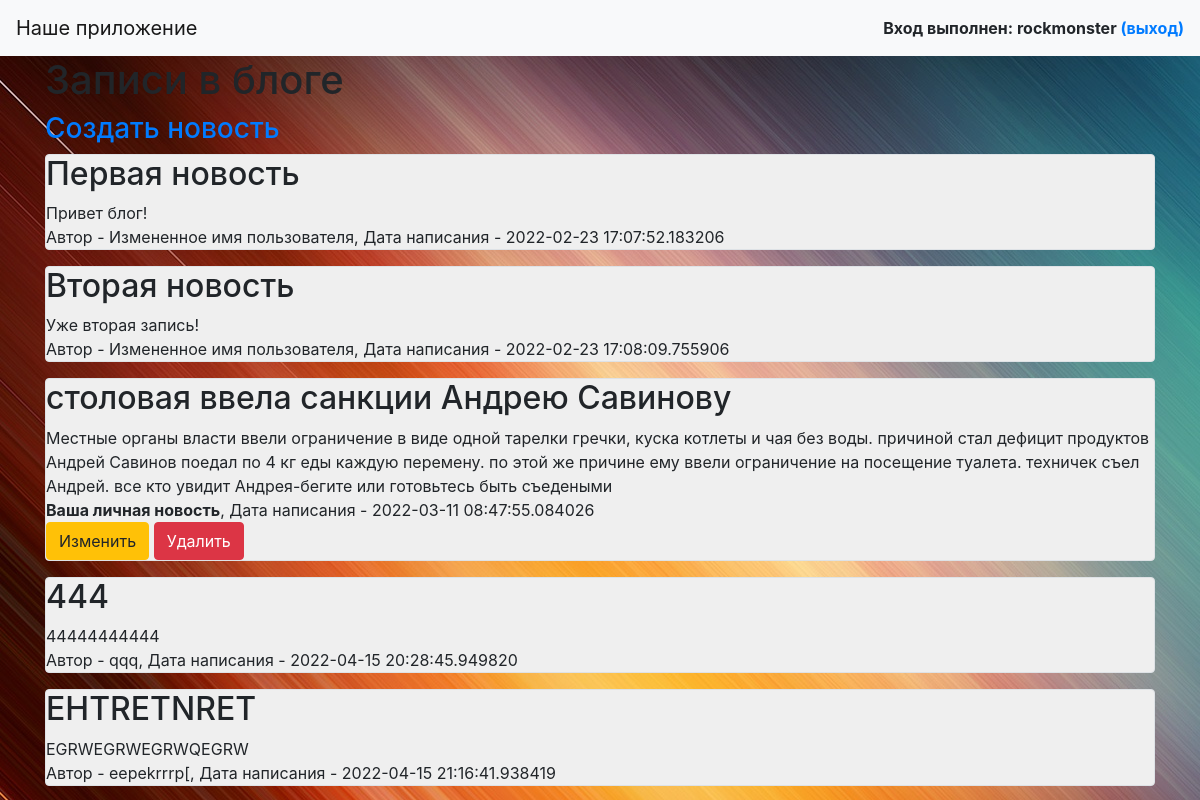
/ (signed in), run on the app's committed database.
### data/users.py (models this page shows, shortened)
class User(SqlAlchemyBase, UserMixin, SerializerMixin):
    news = orm.relation("News", back_populates='user')
    __tablename__ = 'users'
    id = sqlalchemy.Column(sqlalchemy.Integer,
                           primary_key=True, autoincrement=True)
    name = sqlalchemy.Column(sqlalchemy.String, nullable=True)
    about = sqlalchemy.Column(sqlalchemy.String, nullable=True)
    email = sqlalchemy.Column(sqlalchemy.String,
                              index=True, unique=True, nullable=True)
    hashed_password = sqlalchemy.Column(sqlalchemy.String, nullable=True)
    created_date = sqlalchemy.Column(sqlalchemy.DateTime,
                                     default=datetime.datetime.now)

### data/news.py (models this page shows)
class News(SqlAlchemyBase, UserMixin, SerializerMixin):
    __tablename__ = 'news'
    id = sqlalchemy.Column(sqlalchemy.Integer,
                           primary_key=True, autoincrement=True)
    title = sqlalchemy.Column(sqlalchemy.String, nullable=True)
    content = sqlalchemy.Column(sqlalchemy.String, nullable=True)
    created_date = sqlalchemy.Column(sqlalchemy.DateTime,
                                     default=datetime.datetime.now)
    is_private = sqlalchemy.Column(sqlalchemy.Boolean, default=True)
    user_id = sqlalchemy.Column(sqlalchemy.Integer,
                                sqlalchemy.ForeignKey("users.id"))
    user = orm.relation('User')
    categories = orm.relation("Category", secondary="association", backref="news")

### main.py (the view)
@app.route("/")
def index():
    db_sess = db_session.create_session()
    news = db_sess.query(News)
    return render_template("index.html", news=news)

### data/db_session.py (called while the page is built)
def create_session() -> Session:
    global __factory
    return __factory()

### main.py (called while the page is built)
@login_manager.user_loader
def load_user(user_id):
    db_sess = db_session.create_session()
    return db_sess.query(User).get(user_id)

### templates/index.html (shortened to what this page needs)
<link rel="stylesheet" href="../static/css/index.css">
<div class="post">
    {% extends "base.html" %}
    {% block content %}
    <h1>Записи в блоге</h1>{% if current_user.is_authenticated %} <h3><a href="/news">Создать новость</a></h3>
    {% endif %}
    {% for item in news%}
    {% if item.is_private %}
    {% if current_user.is_authenticated and current_user == item.user %}
    <div class="col-md6 border rounded pes">
        <h2>{{item.title}}</h2>
        <div>
            {{item.content}}
        </div>
        <div>
            <strong>Ваша личная новость</strong>, Дата написания - {{item.created_date}}
        </div>
        <div>
            <a href="/news/{{ item.id }}" class="btn btn-warning">
                Изменить
            </a>
            <a href="/news_delete/{{ item.id }}" class="btn btn-danger">
                Удалить
            </a>
        </div>
    </div>
    {% endif %}
    {% else %}
    <div class="col-md6 border rounded pes" >
        <h2>{{item.title}}</h2>
        <div>
            {{item.content}}
        </div>
        <div>
            Автор - {{item.user.name}}, Дата написания - {{item.created_date}}
        </div>
    </div>
    {% endif %}
    {% endfor %}
    {% endblock %}

### templates/base.html (shortened to what this page needs)
<!doctype html>
<html lang="en">
<head>
    <link rel="stylesheet"
          href="https://stackpath.bootstrapcdn.com/bootstrap/4.4.1/css/bootstrap.min.css"
>
</head>
<body>
<header>
    <nav class="navbar navbar-light bg-light">
        <a class="navbar-brand" href="#">Наше приложение</a>
        {% if current_user.is_authenticated %}
        <strong>Вход выполнен: {{current_user.name}}     <a href="/logout">(выход)</a></strong>
        {% else %}
        <strong>Вы не вошли в аккаунт. Чтобы писать новости нужно <a href="/register">зарегистрироваться</a> или <a
                href="/login">войти</a></strong>
        {% endif %}
    </nav>
</header>
<main role="main" class="container">
    {% block content %}{% endblock %}
</main>
</body>
</html>

### static/css/index.css (style rules this page uses)
.post { background-image: url('../img/fon.jpg'); height: 100%; }
.pes { background-color: #EFEFEF; }

### data on the page
User: name "rockmonster"
News: title "Первая новость", content "Привет блог!", user.name "Измененное имя пользователя", created_date "2022-02-23 17:07:52.183206"
News: title "Вторая новость", content "Уже вторая запись!", user.name "Измененное имя пользователя", created_date "2022-02-23 17:08:09.755906"
News: title "столовая ввела санкции Андрею Савинову", content "Местные органы власти ввели ограничение в виде одной тарелки гречки, куска котлеты и чая без воды. причиной стал дефицит продуктов Андрей Савинов поедал по 4 кг еды каждую перемену. по этой же причине ему ввели ограничение на посещение туалета. техничек cъел Андрей. все кто увидит Андрея-бегите или готовьтесь быть съедеными", created_date "2022-03-11 08:47:55.084026"
News: title "444", content "44444444444", user.name "qqq", created_date "2022-04-15 20:28:45.949820"
News: title "EHTRETNRET", content "EGRWEGRWEGRWQEGRW", user.name "eepekrrrp[", created_date "2022-04-15 21:16:41.938419"
